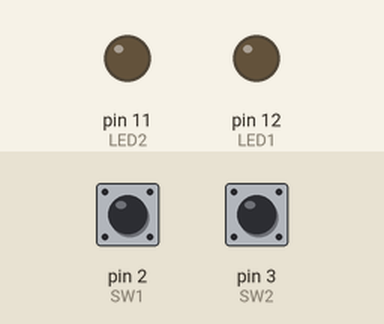
Simulated run of this sketch. Board: Arduino Uno, built with avr-gcc and run on an emulated ATmega328P. On the bench: output pins drawn as LEDs (lit = HIGH). The inputs (shaded band) are chosen by the test bench; at power-on: pin 2 (SW1) HIGH, pin 3 (SW2) HIGH.

Above: at 1.2 s.
1.3 s: pin 2 (SW1) pulled LOW for 0.15 s
At 1.7 s:
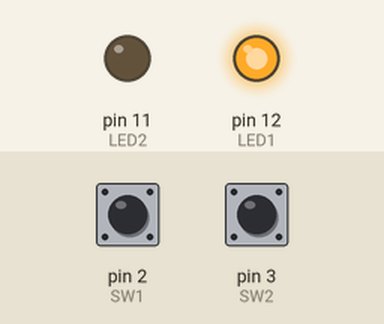
4.4 s: pin 3 (SW2) pulled LOW for 0.15 s
At 5.3 s:
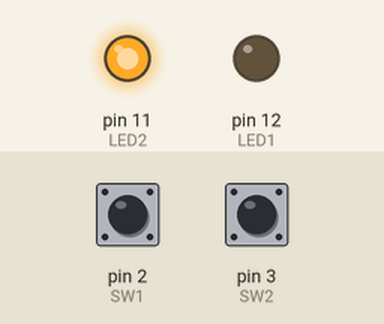
7.5 s: pin 3 (SW2) pulled LOW for 1 s
At 10.4 s:
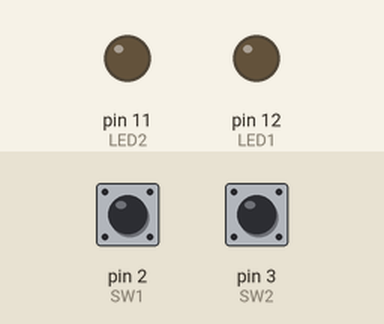
11.0 s: pin 3 (SW2) pulled LOW for 3.2 s
At 11.5 s:
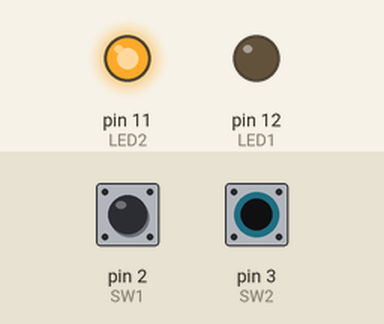
Timing chart, 0 to 16.5 s (numbered marks = the images above; inputs shaded):
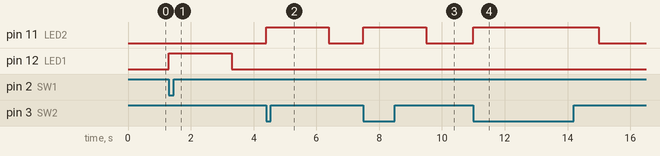

Measured:
- after the input at 1.3 s, pin 12 (LED1): LOW → HIGH at once, → LOW 2.0 s later
- after the input at 4.4 s, pin 11 (LED2): LOW → HIGH at once, → LOW 2.0 s later
- after the input at 7.5 s, pin 11 (LED2): LOW → HIGH at once, → LOW 2.0 s later
- after the input at 11.0 s, pin 11 (LED2): LOW → HIGH at once, → LOW 4.0 s later

The sketch:

sketch_apr19b.ino
```cpp
#define LED1 12
#define LED2 11
#define SW1 2
#define SW2 3
void setup() {
  pinMode(LED1,OUTPUT);
  pinMode(SW1,INPUT_PULLUP);
  pinMode(LED2,OUTPUT);
  pinMode(SW2,INPUT_PULLUP);
}

void loop() {
  int sw1_in = digitalRead(SW1);
  int sw2_in = digitalRead(SW2);
  if(sw1_in==LOW){
    digitalWrite(LED1,HIGH);
    digitalWrite(LED2,LOW);
    delay(2000);
  }
  else if(sw2_in==LOW){
    digitalWrite(LED2,HIGH);
    digitalWrite(LED1,LOW);
    delay(2000);
  }
  else{
    digitalWrite(LED1,LOW);
    digitalWrite(LED2,LOW);
  }
}
```
